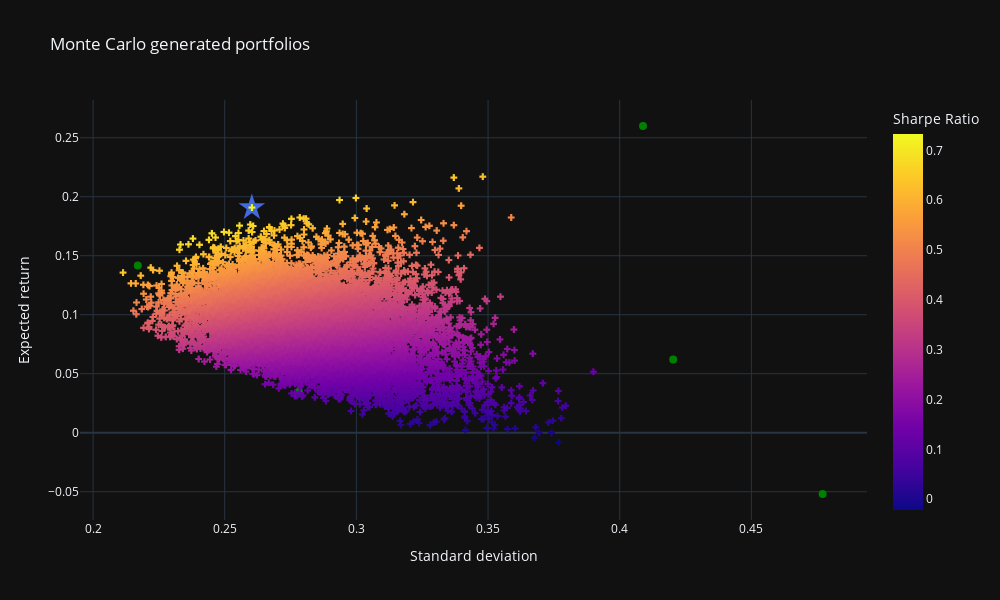

The notebook cell saved with this chart:
### Code cell
# Plot portfolios in mu-sigma plane
fig = px.scatter(
    portfolioSamples, x='port_vols', y='port_rets', color='sharpe_ratio',
    labels={'port_vols': 'Standard deviation', 'port_rets': 'Expected return',
            'sharpe_ratio': 'Sharpe Ratio'},
            title='Monte Carlo generated portfolios'
).update_traces(mode='markers',marker=dict(symbol='cross'))

# Plot max sharpe
fig.add_scatter(
    mode='markers',
    x=[portfolioSamples.iloc[portfolioSamples.sharpe_ratio.idxmax()]['port_vols']],
    y=[portfolioSamples.iloc[portfolioSamples.sharpe_ratio.idxmax()]['port_rets']],
    marker=dict(color='RoyalBlue', size=20, symbol='star'),
    name = 'Max Sharpe',
).update(layout_showlegend=False)

fig.add_scatter(
    x=partial_statistics["Average annual volatility"],
    y=partial_statistics["Average annual return"],
    text = [f'Asset: {index}<br>Standard deviation: {vol:.2f}<br>Expected return: {ret:.2f}' 
            for index, vol, ret in zip(partial_statistics.index, partial_statistics["Average annual volatility"], partial_statistics["Average annual return"])],
    hoverinfo='text',
    mode='markers',
    marker=dict(color='green', size=8),
)

# Show spikes
fig.update_xaxes(showspikes=True)
fig.update_yaxes(showspikes=True)
fig.show()

### Figure 1 — Plotly figure (JSON) as saved in the notebook; plotly's stock layout.template omitted (floating-point values rounded to 4 significant figures; data arrays with more than 128 entries replaced by an {"elided": "..."} marker saying what was removed)
{"data": [{"hovertemplate": "Standard deviation=%{x}<br>Expected return=%{y}<br>Sharpe Ratio=%{marker.color}<extra></extra>", "legendgroup": "", "marker": {"color": {"elided": "10000 float values"}, "coloraxis": "coloraxis", "symbol": "cross"}, "mode": "markers", "name": "", "showlegend": false, "type": "scattergl", "x": {"elided": "10000 float values"}, "xaxis": "x", "y": {"elided": "10000 float values"}, "yaxis": "y"}, {"marker": {"color": "RoyalBlue", "size": 20, "symbol": "star"}, "mode": "markers", "name": "Max Sharpe", "type": "scatter", "x": [0.2603], "y": [0.1908]}, {"hoverinfo": "text", "marker": {"color": "green", "size": 8}, "mode": "markers", "text": ["Asset: ENI.MI<br>Standard deviation: 0.28<br>Expected return: 0.03", "Asset: LDO.MI<br>Standard deviation: 0.42<br>Expected return: 0.06", "Asset: STMMI.MI<br>Standard deviation: 0.41<br>Expected return: 0.26", "Asset: TRN.MI<br>Standard deviation: 0.22<br>Expected return: 0.14", "Asset: UCG.MI<br>Standard deviation: 0.48<br>Expected return: -0.05"], "type": "scatter", "x": [0.2782, 0.4203, 0.4089, 0.217, 0.4771], "y": [0.03476, 0.06217, 0.26, 0.1418, -0.05193]}], "layout": {"coloraxis": {"colorbar": {"title": {"text": "Sharpe Ratio"}}, "colorscale": [[0, "#0d0887"], [0.1111, "#46039f"], [0.2222, "#7201a8"], [0.3333, "#9c179e"], [0.4444, "#bd3786"], [0.5556, "#d8576b"], [0.6667, "#ed7953"], [0.7778, "#fb9f3a"], [0.8889, "#fdca26"], [1, "#f0f921"]]}, "height": 600, "legend": {"tracegroupgap": 0}, "showlegend": false, "title": {"text": "Monte Carlo generated portfolios"}, "width": 1000, "xaxis": {"anchor": "y", "domain": [0, 1], "showspikes": true, "title": {"text": "Standard deviation"}}, "yaxis": {"anchor": "x", "domain": [0, 1], "showspikes": true, "title": {"text": "Expected return"}}}}
